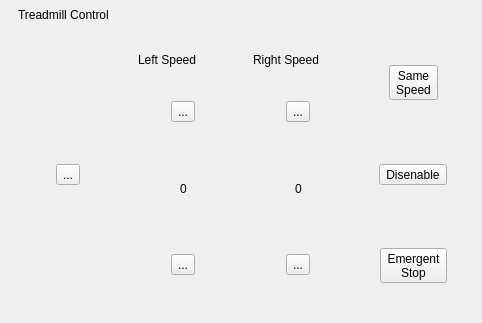
<?xml version="1.0" encoding="UTF-8"?>
<ui version="4.0">
 <class>tread_ctl_widget_form</class>
 <widget class="QWidget" name="tread_ctl_widget_form">
  <property name="geometry">
   <rect>
    <x>0</x>
    <y>0</y>
    <width>482</width>
    <height>323</height>
   </rect>
  </property>
  <property name="windowTitle">
   <string>Form</string>
  </property>
  <layout class="QVBoxLayout" name="verticalLayout">
   <property name="leftMargin">
    <number>5</number>
   </property>
   <property name="topMargin">
    <number>5</number>
   </property>
   <property name="rightMargin">
    <number>5</number>
   </property>
   <property name="bottomMargin">
    <number>5</number>
   </property>
   <item>
    <layout class="QHBoxLayout" name="horizontalLayout">
     <item>
      <widget class="QLabel" name="label">
       <property name="maximumSize">
        <size>
         <width>24</width>
         <height>24</height>
        </size>
       </property>
       <property name="text">
        <string/>
       </property>
       <property name="pixmap">
        <pixmap resource="../../lib/assets/res.qrc">:/images/icon-park-solid_treadmill.png</pixmap>
       </property>
       <property name="scaledContents">
        <bool>true</bool>
       </property>
      </widget>
     </item>
     <item>
      <widget class="QLabel" name="tread_ctl_lbl">
       <property name="text">
        <string>Treadmill Control</string>
       </property>
      </widget>
     </item>
     <item>
      <spacer name="horizontalSpacer">
       <property name="orientation">
        <enum>Qt::Horizontal</enum>
       </property>
       <property name="sizeHint" stdset="0">
        <size>
         <width>40</width>
         <height>20</height>
        </size>
       </property>
      </spacer>
     </item>
     <item>
      <spacer name="horizontalSpacer_2">
       <property name="orientation">
        <enum>Qt::Horizontal</enum>
       </property>
       <property name="sizeHint" stdset="0">
        <size>
         <width>40</width>
         <height>20</height>
        </size>
       </property>
      </spacer>
     </item>
     <item>
      <widget class="QLabel" name="label_3">
       <property name="maximumSize">
        <size>
         <width>24</width>
         <height>24</height>
        </size>
       </property>
       <property name="text">
        <string/>
       </property>
       <property name="pixmap">
        <pixmap resource="../../lib/assets/res.qrc">:/images/Setting_tread.png</pixmap>
       </property>
       <property name="scaledContents">
        <bool>true</bool>
       </property>
      </widget>
     </item>
    </layout>
   </item>
   <item>
    <widget class="QWidget" name="tread_controls" native="true">
     <layout class="QHBoxLayout" name="horizontalLayout_2" stretch="10,10,10,10">
      <item>
       <widget class="QWidget" name="play_widget" native="true">
        <property name="cursor">
         <cursorShape>PointingHandCursor</cursorShape>
        </property>
        <property name="styleSheet">
         <string notr="true"/>
        </property>
        <layout class="QVBoxLayout" name="verticalLayout_2">
         <property name="leftMargin">
          <number>0</number>
         </property>
         <property name="topMargin">
          <number>0</number>
         </property>
         <property name="rightMargin">
          <number>0</number>
         </property>
         <property name="bottomMargin">
          <number>0</number>
         </property>
         <item>
          <spacer name="verticalSpacer">
           <property name="orientation">
            <enum>Qt::Vertical</enum>
           </property>
           <property name="sizeHint" stdset="0">
            <size>
             <width>20</width>
             <height>98</height>
            </size>
           </property>
          </spacer>
         </item>
         <item alignment="Qt::AlignHCenter">
          <widget class="QToolButton" name="start_btn">
           <property name="text">
            <string>...</string>
           </property>
           <property name="icon">
            <iconset resource="../../lib/assets/res.qrc">
             <normaloff>:/images/play.png</normaloff>:/images/play.png</iconset>
           </property>
          </widget>
         </item>
         <item>
          <spacer name="verticalSpacer_2">
           <property name="orientation">
            <enum>Qt::Vertical</enum>
           </property>
           <property name="sizeHint" stdset="0">
            <size>
             <width>20</width>
             <height>98</height>
            </size>
           </property>
          </spacer>
         </item>
        </layout>
       </widget>
      </item>
      <item>
       <widget class="QWidget" name="left_speed_wid" native="true">
        <property name="styleSheet">
         <string notr="true"/>
        </property>
        <layout class="QVBoxLayout" name="verticalLayout_15" stretch="1,10">
         <item>
          <widget class="QLabel" name="label_4">
           <property name="styleSheet">
            <string notr="true"/>
           </property>
           <property name="text">
            <string>Left Speed</string>
           </property>
          </widget>
         </item>
         <item>
          <layout class="QVBoxLayout" name="verticalLayout_14">
           <item>
            <widget class="QWidget" name="left_frwd_wid" native="true">
             <layout class="QVBoxLayout" name="verticalLayout_3">
              <item alignment="Qt::AlignHCenter">
               <widget class="QToolButton" name="left_forward_btn">
                <property name="text">
                 <string>...</string>
                </property>
                <property name="icon">
                 <iconset resource="../../lib/assets/res.qrc">
                  <normaloff>:/images/forward.png</normaloff>:/images/forward.png</iconset>
                </property>
                <property name="iconSize">
                 <size>
                  <width>30</width>
                  <height>30</height>
                 </size>
                </property>
               </widget>
              </item>
             </layout>
            </widget>
           </item>
           <item>
            <widget class="QWidget" name="left_speed_val_wid" native="true">
             <layout class="QVBoxLayout" name="verticalLayout_9">
              <item alignment="Qt::AlignHCenter">
               <widget class="QLabel" name="left_speed_value">
                <property name="styleSheet">
                 <string notr="true"/>
                </property>
                <property name="text">
                 <string>0</string>
                </property>
                <property name="alignment">
                 <set>Qt::AlignCenter</set>
                </property>
               </widget>
              </item>
             </layout>
            </widget>
           </item>
           <item>
            <widget class="QWidget" name="left_bwd_wid" native="true">
             <layout class="QVBoxLayout" name="verticalLayout_4">
              <item alignment="Qt::AlignHCenter">
               <widget class="QToolButton" name="left_backward_btn">
                <property name="text">
                 <string>...</string>
                </property>
                <property name="icon">
                 <iconset resource="../../lib/assets/res.qrc">
                  <normaloff>:/images/backward.png</normaloff>:/images/backward.png</iconset>
                </property>
                <property name="iconSize">
                 <size>
                  <width>30</width>
                  <height>30</height>
                 </size>
                </property>
               </widget>
              </item>
             </layout>
            </widget>
           </item>
          </layout>
         </item>
        </layout>
       </widget>
      </item>
      <item>
       <widget class="QWidget" name="right_speed_wid" native="true">
        <property name="styleSheet">
         <string notr="true"/>
        </property>
        <layout class="QVBoxLayout" name="verticalLayout_16" stretch="1,10">
         <item>
          <widget class="QLabel" name="label_6">
           <property name="styleSheet">
            <string notr="true"/>
           </property>
           <property name="text">
            <string>Right Speed</string>
           </property>
          </widget>
         </item>
         <item>
          <layout class="QVBoxLayout" name="verticalLayout_17">
           <item>
            <widget class="QWidget" name="right_frwd_wid" native="true">
             <layout class="QVBoxLayout" name="verticalLayout_7">
              <item alignment="Qt::AlignHCenter">
               <widget class="QToolButton" name="right_forward_btn">
                <property name="text">
                 <string>...</string>
                </property>
                <property name="icon">
                 <iconset resource="../../lib/assets/res.qrc">
                  <normaloff>:/images/forward.png</normaloff>:/images/forward.png</iconset>
                </property>
                <property name="iconSize">
                 <size>
                  <width>30</width>
                  <height>30</height>
                 </size>
                </property>
               </widget>
              </item>
             </layout>
            </widget>
           </item>
           <item>
            <widget class="QWidget" name="right_speed_val_wid" native="true">
             <layout class="QVBoxLayout" name="verticalLayout_10">
              <item alignment="Qt::AlignHCenter">
               <widget class="QLabel" name="right_speed_value">
                <property name="styleSheet">
                 <string notr="true"/>
                </property>
                <property name="text">
                 <string>0</string>
                </property>
                <property name="alignment">
                 <set>Qt::AlignCenter</set>
                </property>
               </widget>
              </item>
             </layout>
            </widget>
           </item>
           <item>
            <widget class="QWidget" name="right_bwd_wid" native="true">
             <layout class="QVBoxLayout" name="verticalLayout_8">
              <item alignment="Qt::AlignHCenter">
               <widget class="QToolButton" name="right_backward_btn">
                <property name="text">
                 <string>...</string>
                </property>
                <property name="icon">
                 <iconset resource="../../lib/assets/res.qrc">
                  <normaloff>:/images/backward.png</normaloff>:/images/backward.png</iconset>
                </property>
                <property name="iconSize">
                 <size>
                  <width>30</width>
                  <height>30</height>
                 </size>
                </property>
               </widget>
              </item>
             </layout>
            </widget>
           </item>
          </layout>
         </item>
        </layout>
       </widget>
      </item>
      <item>
       <widget class="QWidget" name="speed_ctl_wid" native="true">
        <layout class="QVBoxLayout" name="verticalLayout_19" stretch="10,10,10">
         <property name="leftMargin">
          <number>0</number>
         </property>
         <property name="topMargin">
          <number>0</number>
         </property>
         <property name="rightMargin">
          <number>0</number>
         </property>
         <property name="bottomMargin">
          <number>0</number>
         </property>
         <item>
          <widget class="QWidget" name="same_speed_wid" native="true">
           <property name="enabled">
            <bool>true</bool>
           </property>
           <layout class="QVBoxLayout" name="verticalLayout_11">
            <property name="leftMargin">
             <number>11</number>
            </property>
            <property name="topMargin">
             <number>11</number>
            </property>
            <property name="rightMargin">
             <number>11</number>
            </property>
            <property name="bottomMargin">
             <number>11</number>
            </property>
            <item alignment="Qt::AlignHCenter">
             <widget class="QToolButton" name="same_speed_btn">
              <property name="styleSheet">
               <string notr="true"/>
              </property>
              <property name="text">
               <string>Same
Speed</string>
              </property>
              <property name="icon">
               <iconset resource="../../lib/assets/res.qrc">
                <normaloff>:/images/speed.png</normaloff>:/images/speed.png</iconset>
              </property>
              <property name="iconSize">
               <size>
                <width>40</width>
                <height>40</height>
               </size>
              </property>
              <property name="toolButtonStyle">
               <enum>Qt::ToolButtonTextUnderIcon</enum>
              </property>
             </widget>
            </item>
           </layout>
          </widget>
         </item>
         <item>
          <widget class="QWidget" name="disenable_wid" native="true">
           <layout class="QVBoxLayout" name="verticalLayout_20">
            <property name="leftMargin">
             <number>0</number>
            </property>
            <property name="topMargin">
             <number>0</number>
            </property>
            <property name="rightMargin">
             <number>0</number>
            </property>
            <property name="bottomMargin">
             <number>0</number>
            </property>
            <item alignment="Qt::AlignHCenter">
             <widget class="QToolButton" name="same_speed_btn_2">
              <property name="styleSheet">
               <string notr="true"/>
              </property>
              <property name="text">
               <string>Disenable</string>
              </property>
              <property name="icon">
               <iconset resource="../../lib/assets/res.qrc">
                <normaloff>:/images/Disenable.png</normaloff>:/images/Disenable.png</iconset>
              </property>
              <property name="iconSize">
               <size>
                <width>30</width>
                <height>30</height>
               </size>
              </property>
              <property name="toolButtonStyle">
               <enum>Qt::ToolButtonTextUnderIcon</enum>
              </property>
             </widget>
            </item>
           </layout>
          </widget>
         </item>
         <item>
          <widget class="QWidget" name="emergent_stp_wid" native="true">
           <layout class="QVBoxLayout" name="verticalLayout_21">
            <property name="leftMargin">
             <number>0</number>
            </property>
            <property name="topMargin">
             <number>0</number>
            </property>
            <property name="rightMargin">
             <number>0</number>
            </property>
            <property name="bottomMargin">
             <number>0</number>
            </property>
            <item alignment="Qt::AlignHCenter">
             <widget class="QToolButton" name="same_speed_btn_3">
              <property name="styleSheet">
               <string notr="true"/>
              </property>
              <property name="text">
               <string>Emergent
Stop</string>
              </property>
              <property name="icon">
               <iconset resource="../../lib/assets/res.qrc">
                <normaloff>:/images/hand.png</normaloff>:/images/hand.png</iconset>
              </property>
              <property name="iconSize">
               <size>
                <width>30</width>
                <height>30</height>
               </size>
              </property>
              <property name="toolButtonStyle">
               <enum>Qt::ToolButtonTextUnderIcon</enum>
              </property>
             </widget>
            </item>
           </layout>
          </widget>
         </item>
        </layout>
       </widget>
      </item>
     </layout>
    </widget>
   </item>
  </layout>
 </widget>
 <resources>
  <include location="../../lib/assets/res.qrc"/>
 </resources>
 <connections/>
</ui>
